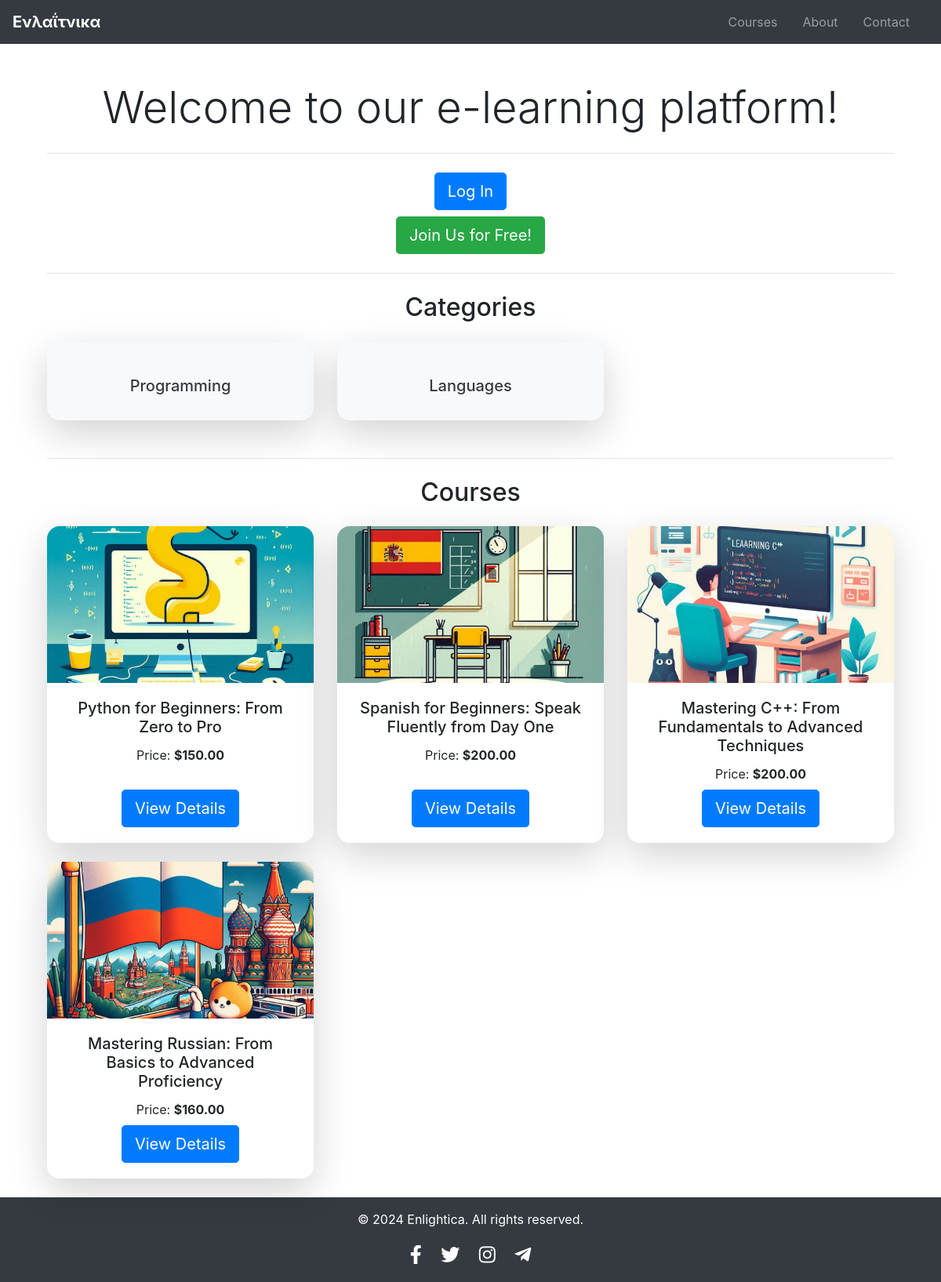
The page / on the database its author committed.
### index/models.py (models this page shows, shortened)
class Category(models.Model):
    name = models.CharField(max_length=256)

class Course(models.Model):
    name = models.CharField(max_length=256)
    category = models.ForeignKey(Category, on_delete=models.CASCADE)
    price = models.DecimalField(max_digits=10, decimal_places=2)
    description = models.TextField(blank=True)
    duration = models.IntegerField()
    image = models.ImageField(upload_to='static/course_images/', blank=True)
    instructor = models.CharField(max_length=64, default='Instructor')
    start_date = models.DateField(default='2020-01-01')
    enrollment_deadline = models.DateField(default='2020-01-01')
    related_courses = models.ManyToManyField('self', blank=True)

### index/views.py (the view)
# urls.py: path('', include('index.urls')),
def index(request):
    courses = Course.objects.all()
    categories = Category.objects.all()
    context = {
        'courses': courses,
        'categories': categories
    }
    return render(request, 'index/index.html', context)

### index/templates/index/index.html (shortened to what this page needs)
{% extends 'index/base.html' %}
{% block content %}
    <div class="container mt-5">
        <h1 class="mb-4 text-center display-4">
            Welcome to our e-learning platform!
        </h1>
        <hr class="my-4">
        {% if user.is_authenticated %}
            <div class="alert alert-success text-center" role="alert">
                Welcome back, <strong>{{ user.username }}</strong>!
            </div>
            <div class="text-center mb-4">
                <a href="/logout" class="btn btn-danger btn-lg">Logout</a>
            </div>
        {% else %}
            <div class="text-center mb-4">
                <a href="/accounts/login" class="btn btn-primary btn-lg">Log In</a>
                <br>
                <a href="/register" class="btn btn-success btn-lg mt-2">Join Us for Free!</a>
            </div>
        {% endif %}
        <hr class="my-4">
        <h2 class="text-center mb-4">Categories</h2>
        <div class="row">
            {% for category in categories %}
                <div class="col-md-4 mb-4">
                    <a href="/category/{{ category.id }}" class="text-decoration-none text-dark">
                        <div class="card text-center border-0 shadow-lg" style="border-radius: 1rem; background-color: #f8f9fa;">
                            <div class="card-body">
                                <h5 class="card-title">{{ category.name }}</h5>
                            </div>
                        </div>
                    </a>
                </div>
            {% endfor %}
        </div>
        <hr class="my-4">
        <h2 class="text-center mb-4">Courses</h2>
        <div class="row">
            {% for course in courses %}
                <div class="col-md-4 mb-4 d-flex">
                    <div class="card d-flex flex-column border-0 shadow-lg" style="border-radius: 1rem;">
                        <a href="/course/{{ course.id }}" style="text-decoration: none; color: inherit;">
                            <img src="{{ course.image.url }}" class="card-img-top" alt="{{ course.name }}" style="object-fit: cover; height: 200px; width: 100%; border-top-left-radius: 1rem; border-top-right-radius: 1rem;">
                            <div class="card-body d-flex flex-column justify-content-between">
                                <div class="text-center">
                                    <h5 class="card-title">{{ course.name }}</h5>
                                    <p class="card-text">Price: <strong>${{ course.price }}</strong></p>
                                </div>
                                <div class="text-center mt-2">
                                    <a href="/course/{{ course.id }}" class="btn btn-primary btn-lg">View Details</a>
                                </div>
                            </div>
                        </a>
                    </div>
                </div>
            {% endfor %}
        </div>
    </div>
{% endblock %}

### index/templates/index/base.html (shortened to what this page needs)
<!DOCTYPE html>
<html lang="en">
<head>
    <link href="https://stackpath.bootstrapcdn.com/bootstrap/4.5.2/css/bootstrap.min.css" rel="stylesheet">
    <link href="https://cdnjs.cloudflare.com/ajax/libs/font-awesome/5.15.4/css/all.min.css" rel="stylesheet">
</head>
<body>
    <div class="wrapper">
        <nav class="navbar navbar-expand-lg navbar-dark bg-dark">
            <a class="navbar-brand" href="/">Ενλαΐτνικα</a>
            <div class="collapse navbar-collapse" id="navbarNav">
                <ul class="navbar-nav ml-auto">
                    <li class="nav-item">
                        <a class="nav-link" href="#">Courses</a>
                    </li>
                    <li class="nav-item">
                        <a class="nav-link" href="/about/">About</a>
                    </li>
                    <li class="nav-item">
                        <a class="nav-link" href="#">Contact</a>
                    </li>
                </ul>
            </div>
        </nav>
        <main role="main" class="container content">
            {% block content %}
            {% endblock %}
        </main>
        <footer class="footer text-center">
            <p>© 2024 Enlightica. All rights reserved.</p>
            <ul class="social-icons">
                <li><a href="https://facebook.com" target="_blank" title="Facebook"><i class="fab fa-facebook-f"></i></a></li>
                <li><a href="https://twitter.com" target="_blank" title="Twitter"><i class="fab fa-twitter"></i></a></li>
                <li><a href="https://instagram.com" target="_blank" title="Instagram"><i class="fab fa-instagram"></i></a></li>
                <li><a href="https://t.me/trinstair" target="_blank" title="Telegram"><i class="fab fa-telegram-plane"></i></a></li>
            </ul>
        </footer>
    </div>
</body>
</html>

### index/templates/index/base.html (style rules this page uses)
html, body { height: 100%; margin: 0; }
.wrapper { display: flex; min-height: 100vh; flex-direction: column; }
.content { flex: 1; }
.navbar-brand { font-weight: bold; }
.navbar-nav .nav-link { margin-right: 1rem; }
.footer { background-color: #343a40; color: white; padding: 1rem 0; }
.footer .social-icons { margin: 0; padding: 0; list-style: none; }
.footer .social-icons li { display: inline; margin: 0 10px; }
.footer .social-icons a { color: white; font-size: 1.5rem; }

### rows shown on the page
Category: name "Programming"
Category: name "Languages"
Course: image (picture), name "Python for Beginners: From Zero to Pro", price "150.00"
Course: image (picture), name "Spanish for Beginners: Speak Fluently from Day One", price "200.00"
Course: image (picture), name "Mastering C++: From Fundamentals to Advanced Techniques", price "200.00"
Course: image (picture), name "Mastering Russian: From Basics to Advanced Proficiency", price "160.00"
